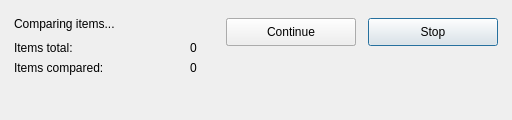
<?xml version="1.0" encoding="UTF-8"?><ui version="4.0"><class>IDD_DIRCOMP_PROGRESS</class>
<widget class="QDialog" name="IDD_DIRCOMP_PROGRESS">
<property name="geometry">
<rect><x>0</x><y>0</y>
<width>512</width><height>120</height></rect></property>
<property name="windowTitle"><string>IDD_DIRCOMP_PROGRESS</string></property>
<widget class="QPushButton" name="IDC_COMPARISON_STOP">
<property name="geometry">
<rect><x>368</x><y>18</y><width>130</width><height>28</height></rect></property>
<property name="text"><string>Stop</string></property>
</widget>
<widget class="QPushButton" name="IDC_COMPARISON_PAUSE">
<property name="geometry">
<rect><x>226</x><y>18</y><width>130</width><height>28</height></rect></property>
<property name="text"><string>Pause</string></property>
</widget>
<widget class="QPushButton" name="IDC_COMPARISON_CONTINUE">
<property name="geometry">
<rect><x>226</x><y>18</y><width>130</width><height>28</height></rect></property>
<property name="text"><string>Continue</string></property>
</widget>
<widget class="QLabel" name="IDC_ITEMSCOMPARED">
<property name="geometry">
<rect><x>190</x><y>58</y><width>60</width><height>20</height></rect></property>
<property name="text"><string>0</string></property>
<property name="inputMethodHints"><set>Qt::ImhMultiLine</set></property><property name="wordWrap"><bool>true</bool></property></widget>
<widget class="QLabel" name="IDC_ITEMSTOTAL">
<property name="geometry">
<rect><x>190</x><y>38</y><width>60</width><height>20</height></rect></property>
<property name="text"><string>0</string></property>
<property name="inputMethodHints"><set>Qt::ImhMultiLine</set></property><property name="wordWrap"><bool>true</bool></property></widget>
<widget class="QLabel" name="IDC_STATIC">
<property name="geometry">
<rect><x>14</x><y>14</y><width>196</width><height>20</height></rect></property>
<property name="text"><string>Comparing items...</string></property>
<property name="inputMethodHints"><set>Qt::ImhMultiLine</set></property><property name="wordWrap"><bool>true</bool></property></widget>
<widget class="QLabel" name="IDC_STATIC">
<property name="geometry">
<rect><x>14</x><y>58</y><width>170</width><height>20</height></rect></property>
<property name="text"><string>Items compared:</string></property>
<property name="inputMethodHints"><set>Qt::ImhMultiLine</set></property><property name="wordWrap"><bool>true</bool></property></widget>
<widget class="QLabel" name="IDC_STATIC">
<property name="geometry">
<rect><x>14</x><y>38</y><width>170</width><height>20</height></rect></property>
<property name="text"><string>Items total:</string></property>
<property name="inputMethodHints"><set>Qt::ImhMultiLine</set></property><property name="wordWrap"><bool>true</bool></property></widget>
<widget class="QLabel" name="IDC_PATH_COMPARING">
<property name="geometry">
<rect><x>274</x><y>58</y><width>222</width><height>20</height></rect></property>
<property name="inputMethodHints"><set>Qt::ImhMultiLine</set></property><property name="wordWrap"><bool>true</bool></property></widget>
</widget><resources/><connections/></ui>
